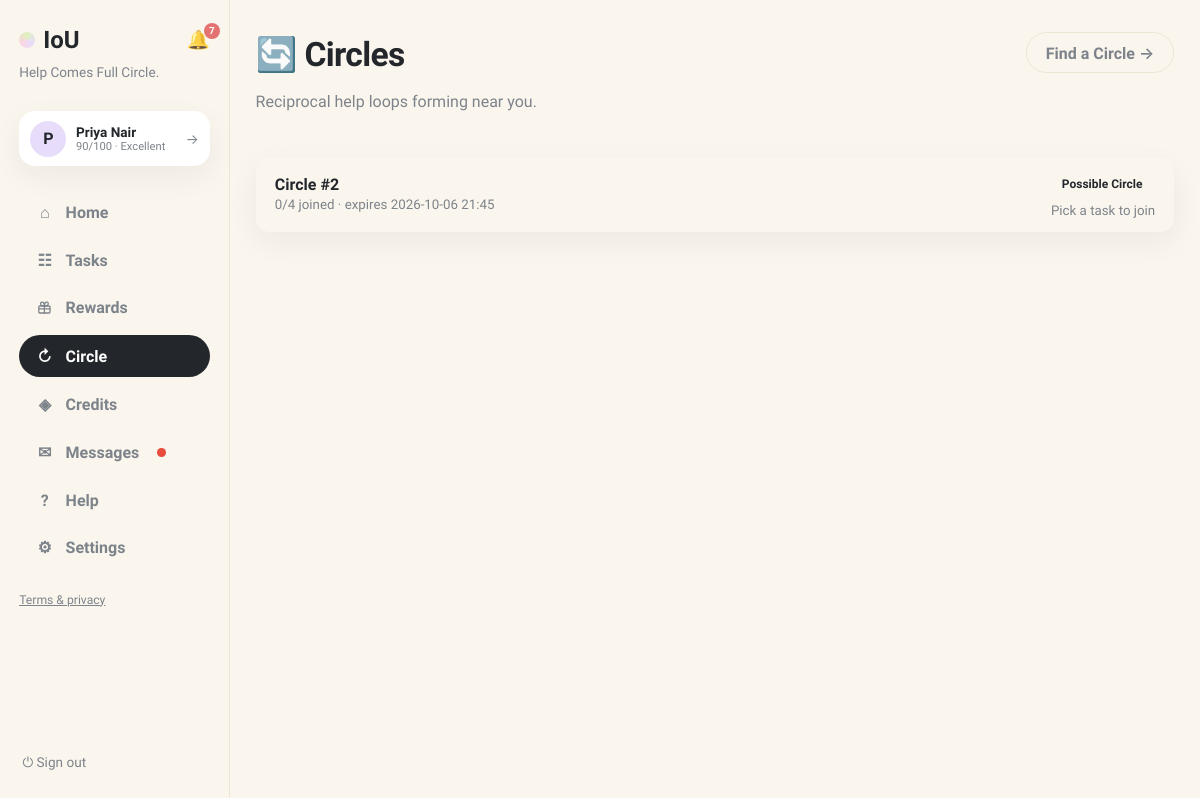
Page /chain-invitations (signed in) on the committed database.
### tables this page shows
CREATE TABLE users (
                id INTEGER PRIMARY KEY, name TEXT NOT NULL, email TEXT UNIQUE NOT NULL,
                password TEXT NOT NULL, balance INTEGER NOT NULL DEFAULT 0,
                held_balance INTEGER NOT NULL DEFAULT 0,
                is_moderator INTEGER NOT NULL DEFAULT 0
            , language TEXT NOT NULL DEFAULT 'en', address TEXT, district TEXT, hkid TEXT, address_id TEXT, age INTEGER, birthday TEXT, skills TEXT NOT NULL DEFAULT '', community_helper INTEGER NOT NULL DEFAULT 0, created_at TEXT, consent_analytics INTEGER NOT NULL DEFAULT 0, reliability INTEGER NOT NULL DEFAULT 60, account_status TEXT NOT NULL DEFAULT 'active', analytics_consent INTEGER NOT NULL DEFAULT 0, username TEXT, bio TEXT, verification_identity TEXT NOT NULL DEFAULT 'unverified', verification_neighbourhood TEXT NOT NULL DEFAULT 'unverified', vis_photo INTEGER NOT NULL DEFAULT 1, vis_neighbourhood INTEGER NOT NULL DEFAULT 1, vis_skills INTEGER NOT NULL DEFAULT 1, vis_bio INTEGER NOT NULL DEFAULT 1, vis_completed INTEGER NOT NULL DEFAULT 1, vis_circle INTEGER NOT NULL DEFAULT 1, circle_enabled INTEGER NOT NULL DEFAULT 1, circle_notifications INTEGER NOT NULL DEFAULT 1, circle_community_only INTEGER NOT NULL DEFAULT 0, circle_max_distance_km REAL NOT NULL DEFAULT 2.0, circle_availability TEXT NOT NULL DEFAULT '');

CREATE TABLE chain_proposals (
                id INTEGER PRIMARY KEY, status TEXT NOT NULL DEFAULT 'pending',
                balancing_amount INTEGER NOT NULL DEFAULT 0,
                balance_explanation TEXT NOT NULL, created_at TEXT NOT NULL,
                expires_at TEXT NOT NULL, activated_at TEXT, cancelled_at TEXT
            , max_members INTEGER NOT NULL DEFAULT 4, credit_tolerance INTEGER NOT NULL DEFAULT 2, operationally_completed_at TEXT, fully_settled_at TEXT, community_id TEXT);

### app.py (the view)
@app.get("/chain-invitations", response_class=HTMLResponse)
def chain_invitations(request: Request):
    user = current_user(request)
    if not user:
        return RedirectResponse("/login", status_code=303)
    with db() as connection:
        expire_circles(connection)
        ensure_chain_invitations(connection)
        proposals = connection.execute(
            """SELECT cp.*, cm.response, cm.status AS my_status,
                      COUNT(allm.user_id) member_count,
                      SUM(allm.response='accepted') accepted_count
               FROM chain_proposals cp JOIN chain_members cm ON cm.proposal_id=cp.id
               JOIN chain_members allm ON allm.proposal_id=cp.id
               WHERE cm.user_id=?
                 AND allm.response != 'declined' AND COALESCE(allm.status,'pending') != 'removed'
                 AND cp.status IN ('pending','start_confirming','active','recovery')
               GROUP BY cp.id ORDER BY cp.created_at DESC""",
            (user["id"],)).fetchall()
        rows = []
        for p in proposals:
            left = (p["response"] == "declined"
                    or (p["my_status"] or MEMBER_PENDING) in MEMBER_GONE)
            rows.append({"row": p, "left": left})
    return render(request, "chain_invitations.html", page="circle", proposals=rows,
                  status_labels=CIRCLE_STATUS_LABELS)

### templates/chain_invitations.html (shortened to what this page needs)
{% extends "base.html" %}
{% block content %}
<header class="page-head"><div><h1>🔄 Circles</h1><p class="muted">Reciprocal help loops forming near you.</p></div>
  <a class="btn-ghost" href="/chains/suggestions">Find a Circle →</a></header>
<div class="exchange-table">
{% for item in proposals %}
{% set p = item.row %}
  <a class="exchange-row card" href="/chains/{{ p.id }}">
    <div class="ex-main"><b>Circle #{{ p.id }}</b>
      <small class="muted">{{ p.accepted_count }}/{{ p.member_count }} joined ·
        {% if p.expires_at and p.status in ('pending','start_confirming') %}expires {{ p.expires_at[:16].replace('T',' ') }}{% else %}{{ status_labels.get(p.status, p.status) }}{% endif %}</small></div>
    <div class="ex-side">
      <span class="status s-{{ p.status }}">{{ status_labels.get(p.status, p.status) }}</span>
      {% if item.left %}<small class="muted">You left · tap to rejoin</small>
      {% elif p.response == 'accepted' %}<small>Joined</small>
      {% elif p.response == 'pending' %}<small class="muted">Pick a task to join</small>{% endif %}
    </div>
  </a>
{% else %}
  <div class="card"><p class="empty">No Circles yet. <a href="/chains/suggestions">See what could form →</a></p></div>
{% endfor %}
</div>
{% endblock %}

### templates/base.html (shortened to what this page needs)
<!doctype html>
<html lang="en"><head><link rel="stylesheet" href="/static/style.css"></head>
<body class="app-body">
<nav class="sidebar">
  <div class="brand-row">
    <a class="brand" href="/"><span class="brand-dot"></span>IoU</a>
    {% if user %}
    <a class="bell {% if page == 'notifications' %}active{% endif %}" href="/notifications" title="Notifications">🔔{% if unread_notifs or unread_msgs %}<span class="bell-badge">{{ (unread_notifs or 0) + (unread_msgs or 0) }}</span>{% endif %}</a>
    {% endif %}
  </div>
  <p class="brand-tag">Help Comes Full Circle.</p>
  {% if user %}
  <a class="side-user" href="/profile" title="Your profile">
    <div class="avatar">{{ user.name[0] }}</div>
    {% set sc = user.reliability if user.reliability is not none else 60 %}
    {% set lab = 'Suspended' if sc <= 0 else ('Restricted' if sc < 30 else ('Limited' if sc < 60 else ('Strong' if sc < 80 else 'Excellent'))) %}
    <div class="sidebar-user-meta"><b>{{ user.name }}</b>
      <small>{{ sc }}/100 · {{ lab }}</small>
    </div>
    <span class="side-user-arrow">→</span>
  </a>
  <div class="nav-links">
    <a class="nav-link {% if page == 'home' %}active{% endif %}" href="/"><span class="nav-ico">⌂</span>Home</a>
    <a class="nav-link {% if page == 'browse' %}active{% endif %}" href="/browse"><span class="nav-ico">☷</span>Tasks</a>
    <a class="nav-link " href="/rewards"><span class="nav-ico"></span>Rewards</a>
    <a class="nav-link {% if page == 'circle' %}active{% endif %}" href="/chain-invitations"><span class="nav-ico">↻</span>Circle{% if circle_pending %}<span class="unread-dot"></span>{% endif %}</a>
    <a class="nav-link {% if page == 'credits' %}active{% endif %}" href="/history"><span class="nav-ico">◈</span>Credits</a>
    <a class="nav-link {% if page == 'messages' %}active{% endif %}" href="/messages"><span class="nav-ico">✉</span>Messages{% if unread_msgs %}<span class="unread-dot"></span>{% endif %}</a>
    <a class="nav-link {% if page == 'help' %}active{% endif %}" href="/help"><span class="nav-ico">?</span>Help</a>
    <a class="nav-link {% if page == 'account' %}active{% endif %}" href="/account"><span class="nav-ico">⚙</span>Settings</a>
  </div>
  <p class="nav-footer"><a href="/legal">Terms &amp; privacy</a></p>
  <form method="post" action="/logout" class="side-logout"><button class="link-button" title="Sign out">⏻ Sign out</button></form>
  {% else %}
  <div class="nav-links">
    <a class="nav-link" href="/login"><span class="nav-ico">→</span>Sign in</a>
    <a class="nav-link" href="/register"><span class="nav-ico">＋</span>Create account</a>
  </div>
  <p class="nav-footer"><a href="/legal">Terms &amp; privacy</a></p>
  {% endif %}
</nav>
<main class="content {% block content_class %}{% endblock %}">{% block content %}{% endblock %}</main>
</body></html>

### static/style.css (style rules this page uses)
:root { --bg:#faf6ee; --ink:#23272b; --muted:#7d838a; --line:#eee5d5; --yellow:#fdeab2; --green:#dff0bd; --pink:#fbd5e2; --purple:#e7ddfb; --blue:#d7eafb; --peach:#fbdfca; --card:#ffffff; --shadow:0 10px 30px rgba(35,39,43,.06); --radius:22px; }
* { box-sizing:border-box }
body { margin:0;font-family:Sora,Inter,system-ui,sans-serif;color:var(--ink);background:var(--bg) }
h1 { font-size:2.1rem;font-weight:800;margin:.2rem 0;letter-spacing:-.02em }
p { line-height:1.55 }
a { color:inherit }
.muted,.empty { color:var(--muted) }
.app-body { display:flex;min-height:100vh }
.sidebar { width:230px;flex-shrink:0;padding:1.6rem 1.2rem;display:flex;flex-direction:column;gap:.4rem;border-right:1px solid var(--line);position:sticky;top:0;height:100vh }
.brand { display:flex;align-items:center;gap:.5rem;font-size:1.5rem;font-weight:800;text-decoration:none }
.brand-dot { width:16px;height:16px;border-radius:50%;background:conic-gradient(var(--green),var(--purple),var(--pink),var(--green));display:inline-block }
.brand-tag { color:var(--muted);font-size:.85rem;margin:.2rem 0 1.4rem 0;line-height:1.4 }
.nav-links { display:flex;flex-direction:column;gap:.4rem }
.nav-link { display:flex;align-items:center;gap:.7rem;text-decoration:none;font-weight:600;padding:.7rem 1rem;border-radius:999px;color:var(--muted) }
.nav-link.active { background:var(--ink);color:#fff }
.nav-ico { width:1.2rem;text-align:center }
.avatar { width:36px;height:36px;border-radius:50%;background:var(--purple);display:flex;align-items:center;justify-content:center;font-weight:800 }
.sidebar-user-meta { flex:1;min-width:0 }
.sidebar-user-meta b { display:block;font-size:.85rem;white-space:nowrap;overflow:hidden;text-overflow:ellipsis }
.sidebar-user-meta small { color:var(--muted);font-size:.7rem;display:block;white-space:nowrap;overflow:hidden;text-overflow:ellipsis }
.link-button { background:none;border:0;font-size:1.1rem;cursor:pointer;color:var(--muted);padding:.2rem }
.content { flex:1;max-width:1600px;margin:0 auto;padding:2.4rem clamp(1.2rem,3.5vw,3.5rem) 5rem;width:100% }
@media (max-width:1250px) { .content { padding:2rem 1.6rem 4rem } }
.page-head { display:flex;justify-content:space-between;align-items:flex-start;gap:1rem;margin-bottom:1.6rem }
.card { background:var(--card);border-radius:var(--radius);padding:1.3rem 1.4rem;box-shadow:var(--shadow) }
button { font:inherit;cursor:pointer }
.btn-ghost { display:inline-block;background:none;border:1.5px solid var(--line);border-radius:999px;padding:.6rem 1.2rem;font-weight:600;color:var(--muted);text-decoration:none }
.status { font-size:.75rem;font-weight:700;padding:.4rem .8rem;border-radius:999px;white-space:nowrap;text-transform:capitalize }
.unread-dot { display:inline-block;width:.55rem;height:.55rem;border-radius:50%;background:#e74c3c;margin-left:.4rem;vertical-align:middle }
.bell { display:inline-flex;position:relative;font-size:1.15rem;text-decoration:none;margin-top:.6rem;opacity:.85 }
.bell-badge { position:absolute;top:-6px;right:-10px;background:#e05c5c;color:#fff;font-size:.62rem;font-weight:700;min-width:16px;height:16px;border-radius:8px;display:flex;align-items:center;justify-content:center;padding:0 4px }
.exchange-row { display:flex;align-items:center;gap:1rem;padding:.9rem 1.2rem;text-decoration:none;color:inherit }
.exchange-row b { flex:1 }
.exchange-table { display:flex;flex-direction:column;gap:.7rem }
.ex-main { flex:1;min-width:0 }
.ex-main b { display:block }
.ex-side { display:flex;flex-direction:column;align-items:flex-end;gap:.3rem;flex-shrink:0 }
.brand-row { display:flex;align-items:center;justify-content:space-between;gap:.5rem }
.brand-row .bell { margin-top:0 }
.side-user { display:flex;align-items:center;gap:.6rem;background:var(--card);border-radius:16px;padding:.6rem .7rem;box-shadow:var(--shadow);text-decoration:none;color:inherit;margin-bottom:1.2rem }
.side-user-arrow { color:var(--muted);font-size:.85rem }
.side-logout { margin-top:auto }
.side-logout .link-button { font-size:.85rem;display:flex;align-items:center;gap:.4rem }
.nav-footer { font-size:.76rem;color:var(--muted);margin-top:1rem }
.exchange-row { background:var(--bg);border-radius:14px }

### rows in the picture
users: name "P", name "Priya Nair"
chain_proposals: id "2", expires_at "2026-10-06 21:45", get "Possible Circle"

### other values in the picture
{{ (unread_notifs or 0) + (unread_msgs or 0) }} "7"
{{ sc }} "90"
{{ lab }} "Excellent"
{{ p.accepted_count }} "0"
{{ p.member_count }} "4"
